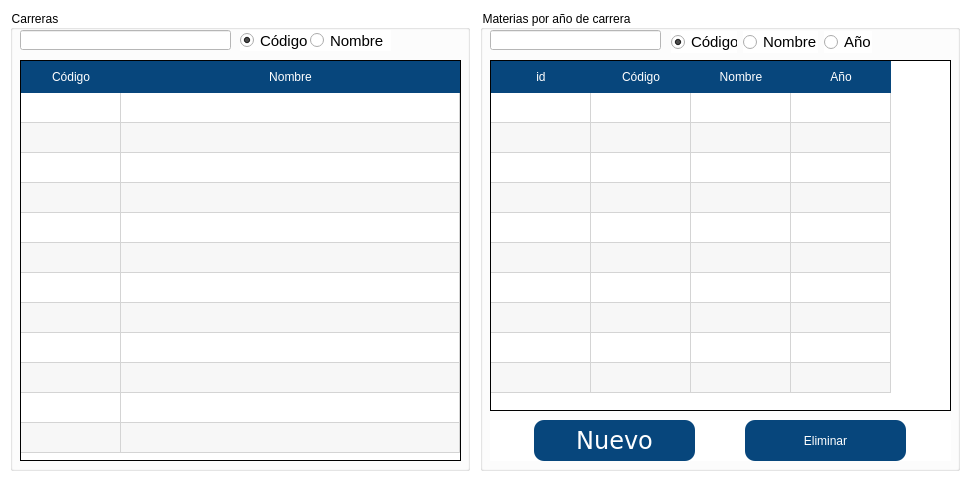
<?xml version="1.0" encoding="UTF-8"?>
<ui version="4.0">
 <class>MateriasCarrera</class>
 <widget class="QDialog" name="MateriasCarrera">
  <property name="geometry">
   <rect>
    <x>0</x>
    <y>0</y>
    <width>969</width>
    <height>482</height>
   </rect>
  </property>
  <property name="minimumSize">
   <size>
    <width>831</width>
    <height>482</height>
   </size>
  </property>
  <property name="maximumSize">
   <size>
    <width>1000</width>
    <height>482</height>
   </size>
  </property>
  <property name="windowTitle">
   <string>Materias por carrera</string>
  </property>
  <property name="styleSheet">
   <string notr="true">background-color: rgb(255, 255, 255);</string>
  </property>
  <widget class="QGroupBox" name="groupBox">
   <property name="geometry">
    <rect>
     <x>10</x>
     <y>10</y>
     <width>460</width>
     <height>461</height>
    </rect>
   </property>
   <property name="title">
    <string>Carreras</string>
   </property>
   <widget class="QRadioButton" name="radioButton_codigo_carrera">
    <property name="geometry">
     <rect>
      <x>230</x>
      <y>20</y>
      <width>71</width>
      <height>21</height>
     </rect>
    </property>
    <property name="font">
     <font>
      <family>Tahoma</family>
      <pointsize>11</pointsize>
     </font>
    </property>
    <property name="focusPolicy">
     <enum>Qt::TabFocus</enum>
    </property>
    <property name="text">
     <string>Código</string>
    </property>
    <property name="checked">
     <bool>true</bool>
    </property>
   </widget>
   <widget class="QTableWidget" name="tableWidgetCarreras">
    <property name="geometry">
     <rect>
      <x>10</x>
      <y>50</y>
      <width>441</width>
      <height>401</height>
     </rect>
    </property>
    <property name="font">
     <font>
      <family>Verdana</family>
      <pointsize>11</pointsize>
      <weight>50</weight>
      <italic>false</italic>
      <bold>false</bold>
     </font>
    </property>
    <property name="focusPolicy">
     <enum>Qt::StrongFocus</enum>
    </property>
    <property name="styleSheet">
     <string notr="true">QHeaderView::section {
    background-color:  rgb(7, 70, 124);
	color: rgb(255, 255, 255);
	font: 12pt &quot;Verdana&quot;;
    border: 0px solid #ff0000;
    height: 32px;
}

QTableWidget {
	font: 11pt &quot;Verdana&quot;;
    border: 1px solid;
}

QTableWidget::item{
    selection-background-color: rgb(7, 70, 124);
	selection-color: rgb(255, 255, 255);
}
</string>
    </property>
    <property name="autoScroll">
     <bool>true</bool>
    </property>
    <property name="editTriggers">
     <set>QAbstractItemView::NoEditTriggers</set>
    </property>
    <property name="tabKeyNavigation">
     <bool>false</bool>
    </property>
    <property name="showDropIndicator" stdset="0">
     <bool>true</bool>
    </property>
    <property name="dragEnabled">
     <bool>false</bool>
    </property>
    <property name="dragDropOverwriteMode">
     <bool>true</bool>
    </property>
    <property name="alternatingRowColors">
     <bool>true</bool>
    </property>
    <property name="selectionMode">
     <enum>QAbstractItemView::SingleSelection</enum>
    </property>
    <property name="selectionBehavior">
     <enum>QAbstractItemView::SelectRows</enum>
    </property>
    <property name="textElideMode">
     <enum>Qt::ElideRight</enum>
    </property>
    <property name="showGrid">
     <bool>true</bool>
    </property>
    <property name="gridStyle">
     <enum>Qt::SolidLine</enum>
    </property>
    <property name="wordWrap">
     <bool>true</bool>
    </property>
    <property name="cornerButtonEnabled">
     <bool>true</bool>
    </property>
    <property name="rowCount">
     <number>12</number>
    </property>
    <property name="columnCount">
     <number>2</number>
    </property>
    <attribute name="horizontalHeaderVisible">
     <bool>true</bool>
    </attribute>
    <attribute name="horizontalHeaderCascadingSectionResizes">
     <bool>false</bool>
    </attribute>
    <attribute name="horizontalHeaderHighlightSections">
     <bool>false</bool>
    </attribute>
    <attribute name="horizontalHeaderShowSortIndicator" stdset="0">
     <bool>false</bool>
    </attribute>
    <attribute name="horizontalHeaderStretchLastSection">
     <bool>true</bool>
    </attribute>
    <attribute name="verticalHeaderVisible">
     <bool>false</bool>
    </attribute>
    <attribute name="verticalHeaderHighlightSections">
     <bool>true</bool>
    </attribute>
    <attribute name="verticalHeaderShowSortIndicator" stdset="0">
     <bool>false</bool>
    </attribute>
    <row/>
    <row/>
    <row/>
    <row/>
    <row/>
    <row/>
    <row/>
    <row/>
    <row/>
    <row/>
    <row/>
    <row/>
    <column>
     <property name="text">
      <string>Código</string>
     </property>
    </column>
    <column>
     <property name="text">
      <string>Nombre</string>
     </property>
    </column>
    <item row="0" column="0">
     <property name="text">
      <string/>
     </property>
    </item>
    <item row="0" column="1">
     <property name="text">
      <string/>
     </property>
    </item>
   </widget>
   <widget class="QLineEdit" name="tx_buscar_carrera">
    <property name="geometry">
     <rect>
      <x>10</x>
      <y>20</y>
      <width>211</width>
      <height>20</height>
     </rect>
    </property>
    <property name="font">
     <font>
      <family>Tahoma</family>
      <pointsize>11</pointsize>
     </font>
    </property>
   </widget>
   <widget class="QRadioButton" name="radioButton_nombre_carrera">
    <property name="geometry">
     <rect>
      <x>300</x>
      <y>20</y>
      <width>81</width>
      <height>21</height>
     </rect>
    </property>
    <property name="font">
     <font>
      <family>Tahoma</family>
      <pointsize>11</pointsize>
     </font>
    </property>
    <property name="focusPolicy">
     <enum>Qt::TabFocus</enum>
    </property>
    <property name="text">
     <string>Nombre</string>
    </property>
   </widget>
  </widget>
  <widget class="QGroupBox" name="groupBox_2">
   <property name="geometry">
    <rect>
     <x>480</x>
     <y>10</y>
     <width>480</width>
     <height>461</height>
    </rect>
   </property>
   <property name="styleSheet">
    <string notr="true"/>
   </property>
   <property name="title">
    <string>Materias por año de carrera</string>
   </property>
   <widget class="QRadioButton" name="radioButton_codigo_materia">
    <property name="geometry">
     <rect>
      <x>191</x>
      <y>21</y>
      <width>66</width>
      <height>22</height>
     </rect>
    </property>
    <property name="font">
     <font>
      <family>Tahoma</family>
      <pointsize>11</pointsize>
     </font>
    </property>
    <property name="focusPolicy">
     <enum>Qt::TabFocus</enum>
    </property>
    <property name="text">
     <string>Código</string>
    </property>
    <property name="checked">
     <bool>true</bool>
    </property>
   </widget>
   <widget class="QLineEdit" name="tx_buscar_materia">
    <property name="geometry">
     <rect>
      <x>10</x>
      <y>20</y>
      <width>171</width>
      <height>20</height>
     </rect>
    </property>
    <property name="font">
     <font>
      <family>Tahoma</family>
      <pointsize>11</pointsize>
     </font>
    </property>
   </widget>
   <widget class="QRadioButton" name="radioButton_nombre_materia">
    <property name="geometry">
     <rect>
      <x>263</x>
      <y>21</y>
      <width>75</width>
      <height>22</height>
     </rect>
    </property>
    <property name="font">
     <font>
      <family>Tahoma</family>
      <pointsize>11</pointsize>
     </font>
    </property>
    <property name="focusPolicy">
     <enum>Qt::TabFocus</enum>
    </property>
    <property name="text">
     <string>Nombre</string>
    </property>
   </widget>
   <widget class="QTableWidget" name="tableWidgetMaterias">
    <property name="geometry">
     <rect>
      <x>10</x>
      <y>50</y>
      <width>461</width>
      <height>351</height>
     </rect>
    </property>
    <property name="font">
     <font>
      <family>Verdana</family>
      <pointsize>11</pointsize>
      <weight>50</weight>
      <italic>false</italic>
      <bold>false</bold>
     </font>
    </property>
    <property name="focusPolicy">
     <enum>Qt::StrongFocus</enum>
    </property>
    <property name="styleSheet">
     <string notr="true">QHeaderView::section {
    background-color:  rgb(7, 70, 124);
	color: rgb(255, 255, 255);
	font: 12pt &quot;Verdana&quot;;
    border: 0px solid #ff0000;
    height: 32px;
}

QTableWidget {
	font: 11pt &quot;Verdana&quot;;
    border: 1px solid;
}

QTableWidget::item{
    selection-background-color: rgb(7, 70, 124);
	selection-color: rgb(255, 255, 255);
}
</string>
    </property>
    <property name="autoScroll">
     <bool>true</bool>
    </property>
    <property name="editTriggers">
     <set>QAbstractItemView::NoEditTriggers</set>
    </property>
    <property name="tabKeyNavigation">
     <bool>false</bool>
    </property>
    <property name="showDropIndicator" stdset="0">
     <bool>true</bool>
    </property>
    <property name="dragEnabled">
     <bool>false</bool>
    </property>
    <property name="dragDropOverwriteMode">
     <bool>true</bool>
    </property>
    <property name="alternatingRowColors">
     <bool>true</bool>
    </property>
    <property name="selectionMode">
     <enum>QAbstractItemView::SingleSelection</enum>
    </property>
    <property name="selectionBehavior">
     <enum>QAbstractItemView::SelectRows</enum>
    </property>
    <property name="textElideMode">
     <enum>Qt::ElideRight</enum>
    </property>
    <property name="showGrid">
     <bool>true</bool>
    </property>
    <property name="gridStyle">
     <enum>Qt::SolidLine</enum>
    </property>
    <property name="wordWrap">
     <bool>true</bool>
    </property>
    <property name="cornerButtonEnabled">
     <bool>true</bool>
    </property>
    <property name="rowCount">
     <number>10</number>
    </property>
    <property name="columnCount">
     <number>4</number>
    </property>
    <attribute name="horizontalHeaderVisible">
     <bool>true</bool>
    </attribute>
    <attribute name="horizontalHeaderCascadingSectionResizes">
     <bool>false</bool>
    </attribute>
    <attribute name="horizontalHeaderHighlightSections">
     <bool>false</bool>
    </attribute>
    <attribute name="horizontalHeaderShowSortIndicator" stdset="0">
     <bool>false</bool>
    </attribute>
    <attribute name="horizontalHeaderStretchLastSection">
     <bool>false</bool>
    </attribute>
    <attribute name="verticalHeaderVisible">
     <bool>false</bool>
    </attribute>
    <attribute name="verticalHeaderHighlightSections">
     <bool>true</bool>
    </attribute>
    <row/>
    <row/>
    <row/>
    <row/>
    <row/>
    <row/>
    <row/>
    <row/>
    <row/>
    <row/>
    <column>
     <property name="text">
      <string>id</string>
     </property>
    </column>
    <column>
     <property name="text">
      <string>Código</string>
     </property>
    </column>
    <column>
     <property name="text">
      <string>Nombre</string>
     </property>
    </column>
    <column>
     <property name="text">
      <string>Año</string>
     </property>
    </column>
    <item row="0" column="1">
     <property name="text">
      <string/>
     </property>
    </item>
    <item row="0" column="2">
     <property name="text">
      <string/>
     </property>
    </item>
    <item row="0" column="3">
     <property name="text">
      <string/>
     </property>
    </item>
   </widget>
   <widget class="QRadioButton" name="radioButton_nombre_year">
    <property name="geometry">
     <rect>
      <x>344</x>
      <y>21</y>
      <width>48</width>
      <height>22</height>
     </rect>
    </property>
    <property name="font">
     <font>
      <family>Tahoma</family>
      <pointsize>11</pointsize>
     </font>
    </property>
    <property name="focusPolicy">
     <enum>Qt::TabFocus</enum>
    </property>
    <property name="text">
     <string>Año</string>
    </property>
   </widget>
   <widget class="QWidget" name="horizontalLayoutWidget">
    <property name="geometry">
     <rect>
      <x>10</x>
      <y>410</y>
      <width>461</width>
      <height>41</height>
     </rect>
    </property>
    <layout class="QHBoxLayout" name="horizontalLayout">
     <item>
      <widget class="QPushButton" name="bt_nuevo">
       <property name="maximumSize">
        <size>
         <width>161</width>
         <height>41</height>
        </size>
       </property>
       <property name="font">
        <font>
         <family>Verdana</family>
         <pointsize>18</pointsize>
         <weight>50</weight>
         <italic>false</italic>
         <bold>false</bold>
        </font>
       </property>
       <property name="focusPolicy">
        <enum>Qt::NoFocus</enum>
       </property>
       <property name="styleSheet">
        <string notr="true">background-color: rgb(7, 70, 124);
font: 18pt &quot;Verdana&quot;;
border-radius: 10px;
color: rgb(255, 255, 255);</string>
       </property>
       <property name="text">
        <string>Nuevo</string>
       </property>
      </widget>
     </item>
     <item>
      <widget class="QPushButton" name="bt_eliminar">
       <property name="maximumSize">
        <size>
         <width>161</width>
         <height>41</height>
        </size>
       </property>
       <property name="focusPolicy">
        <enum>Qt::NoFocus</enum>
       </property>
       <property name="styleSheet">
        <string notr="true">background-color: rgb(7, 70, 124);
font: 18pt &quot;Verdana&quot;;
border-radius: 10px;
color: rgb(255, 255, 255);</string>
       </property>
       <property name="text">
        <string>Eliminar</string>
       </property>
      </widget>
     </item>
    </layout>
   </widget>
  </widget>
  <zorder>groupBox_2</zorder>
  <zorder>groupBox</zorder>
 </widget>
 <tabstops>
  <tabstop>tx_buscar_carrera</tabstop>
  <tabstop>radioButton_codigo_carrera</tabstop>
  <tabstop>radioButton_nombre_carrera</tabstop>
  <tabstop>tableWidgetCarreras</tabstop>
 </tabstops>
 <resources/>
 <connections/>
</ui>
